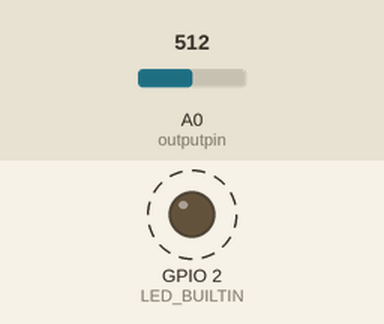
A sketch run on a simulated ESP8266 (NodeMCU). Parts: output pins drawn as LEDs (lit = HIGH, except the on-board LED, lit = LOW). Dashed ring = blinking. The inputs (shaded band) are chosen by the test bench; at power-on: A0 (outputpin) = 512. WiFi joins after 1.5 s; servers stay silent unless stated; uploads are accepted with an empty reply; what the sketch prints to the serial monitor is not drawn.

Above: at 2.2 s.
Timing chart, 0 to 4.5 s (numbered marks = the images above):
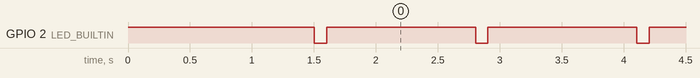

Measured:
- by itself, GPIO 2 (LED_BUILTIN): alternates HIGH for 1.2 s and LOW for 0.10 s

The sketch:

sketch_mar7a.ino
```cpp
#include <ESP8266WiFi.h>
#include <ESP8266HTTPClient.h>
#include <WiFiClient.h>
#include <ArduinoJson.h>
#include <math.h>
#define outputpin A0

const char* ssid = "7b05d4";
const char* password = "286148654";
String url = "http://192.168.0.18:5164/api/Room/update_temperature";
unsigned long lastTime = 0;
unsigned long timerDelay = 1000;
int counter = 1;
int analogValue;
float celsius;
void setup() {
  pinMode(LED_BUILTIN, OUTPUT);
  digitalWrite(LED_BUILTIN, HIGH);
  Serial.begin(9600);

  // Connect to Wi-Fi network
  Serial.print("Connecting to wifi...");
  WiFi.begin(ssid, password);

  while (WiFi.status() != WL_CONNECTED) {
    delay(500);
    Serial.print(".");
  }
  Serial.println("WiFi connected");
}

void loop() {
  if((millis() - lastTime) > timerDelay){
    if(WiFi.status() == WL_CONNECTED){
      digitalWrite(LED_BUILTIN, LOW);
      delay(100);
      digitalWrite(LED_BUILTIN, HIGH);
      WiFiClient client;
      HTTPClient http;
      http.begin(client, url);
      StaticJsonDocument<64> data;
      String serializedData;
      uint8_t mac[6];
      WiFi.macAddress(mac);
      char macStr[18] = "";
      sprintf(macStr, "%02X:%02X:%02X:%02X:%02X:%02X", mac[0], mac[1], mac[2], mac[3], mac[4], mac[5]);
      analogValue = analogRead(outputpin);
      celsius = analogValue * (3.3 / 1024.0) * 100;
      data["Value"] = celsius;
      data["Id"] = macStr;
      serializeJson(data, serializedData);
      http.addHeader("Content-Type", "application/json");
      int resCode = http.POST(serializedData);
      http.end();
    }
    lastTime = millis();
  }
}
```
